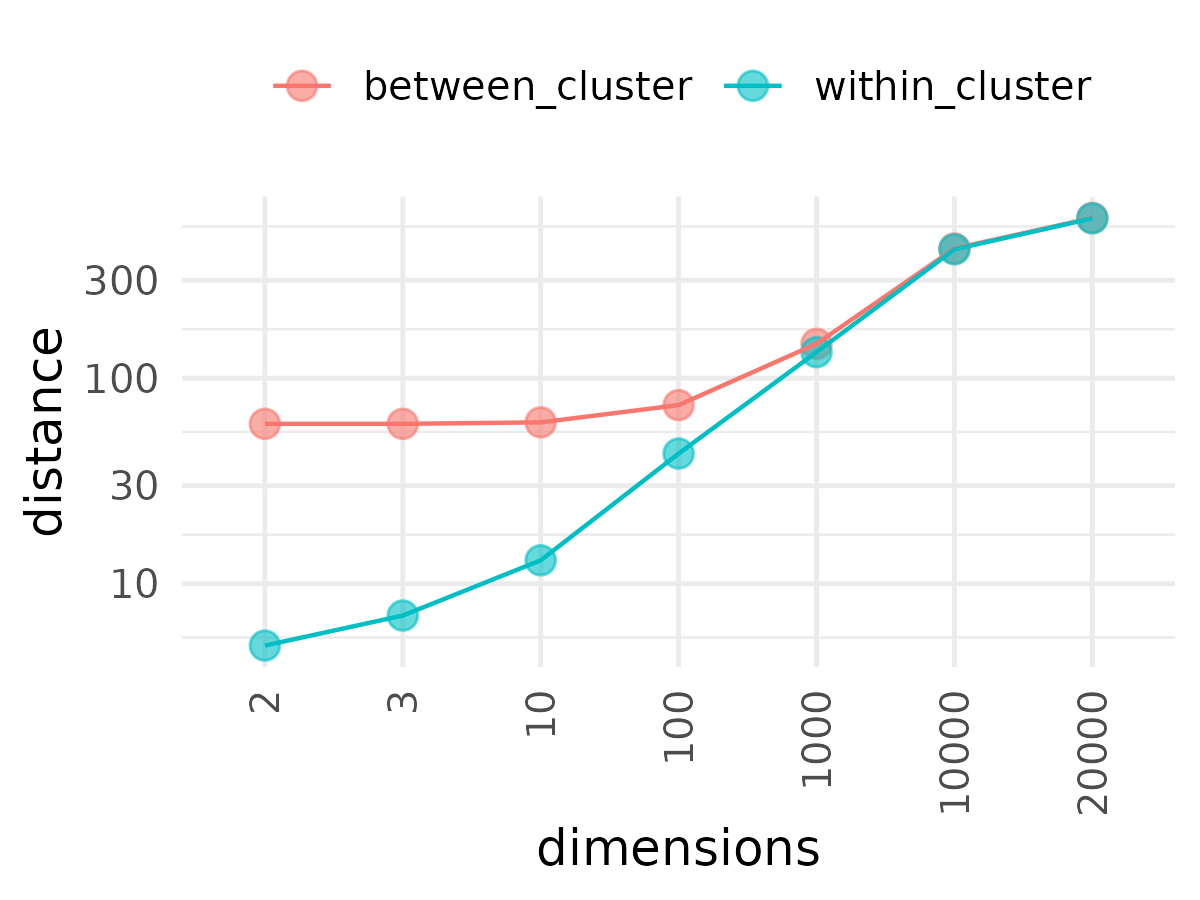

Write the R code that produced this figure.
# ----------------------------------------------------------
# Creates two plots to demonstrate the curse of dimensionality

library(dplyr)
library(tidyr)
library(ggplot2)
library(here)

# ----------------------------------------------------------
# Simulate clusters with distinctly different distances between vs within
# and interatively increase the dimensionality to show how
# the notion of distance falls apart in higher dimensions.

set.seed(42)

# Parameters
dims <- c(2, 3, 10, 100, 1000, 10000, 20000)
n_per_cluster <- 3
cluster_offset <- 60     # separation between cluster centers (in 1st dimension)
cluster_sd <- 3          # standard deviation of each cluster
n_replicates <- 100      # number of random runs per dimension

# Function to simulate two clusters and compute mean distances
simulate_two_clusters <- function(dim) {
  # Generate two Gaussian clusters
  cluster1 <- matrix(rnorm(n_per_cluster * dim, mean = 0, sd = cluster_sd),
                     n_per_cluster, dim)
  cluster2 <- matrix(rnorm(n_per_cluster * dim, mean = 0, sd = cluster_sd),
                     n_per_cluster, dim)
  
  # Offset the second cluster in the first coordinate
  cluster2[, 1] <- cluster2[, 1] + cluster_offset
  
  # Combine and label clusters
  all_points <- rbind(cluster1, cluster2)
  clusters <- rep(c("Cluster1", "Cluster2"), each = n_per_cluster)

  # Compute all pairwise distances
  pairwise <- expand_grid(i = 1:nrow(all_points), j = 1:nrow(all_points)) %>%
    filter(i < j) %>%
    mutate(
      dist = sqrt(rowSums((all_points[i, ] - all_points[j, ])^2)),
      same_cluster = clusters[i] == clusters[j]
    )
  
  # Return mean distances
  tibble(
    Mean_within = mean(pairwise$dist[pairwise$same_cluster]),
    Mean_between = mean(pairwise$dist[!pairwise$same_cluster])
  )
}

# Run simulation: 100 replicates per dimension
results <- expand_grid(Dimension = dims, Replicate = 1:n_replicates) %>%
  rowwise() %>%
  mutate(vals = list(simulate_two_clusters(Dimension))) %>%
  unnest(cols = c(vals)) %>%
  group_by(Dimension) %>%
  summarise(
    avg_dist_within_cluster = round(mean(Mean_within),0),
#    SD_within = sd(Mean_within),
    avg_dist_between_cluster = round(mean(Mean_between),0),
#    SD_between = sd(Mean_between),
    ratio = round(100 *mean(Mean_within / Mean_between),0)
  )

# Show final summary
print(results)

results %>%
  rename(between_cluster = avg_dist_between_cluster,
         within_cluster = avg_dist_within_cluster) %>% 
  mutate(dimension_f = factor(Dimension)) %>%
  select(dimension_f, between_cluster, within_cluster) %>% 
  pivot_longer(cols=-dimension_f, names_to='metric', values_to='dist') %>% 
  ggplot(aes(x = dimension_f, y = dist, group = metric, color = metric)) +
  geom_point(size=3, alpha=0.6) +
  geom_line() +
  theme_minimal(base_size = 12) + 
  theme(axis.text.x = element_text(angle = 90, vjust = 0.5, hjust=1), 
        legend.title = element_blank(), 
        legend.position = 'top') +
  labs(y='distance', x='dimensions') +
  scale_y_log10()

ggsave(filename=here('source/images/clusters_faq/curse_of_dimensionality.png'), 
       height = 3, width = 4, units = 'in')

# ----------------------------------------------------------
# Simulate a 2D cluster with distinctly different distances between vs within

#----------------
set.seed(42)

# Create two clusters of 3 points each in 2D
cluster1 <- data.frame(
  x = rnorm(3, mean = 20, sd = 3),
  y = rnorm(3, mean = 20, sd = 3),
  Cluster = "Cluster 1"
)

cluster2 <- data.frame(
  x = rnorm(3, mean = 80, sd = 3),
  y = rnorm(3, mean = 80, sd = 3),
  Cluster = "Cluster 2"
)

# Combine into one dataset
data <- rbind(cluster1, cluster2)

data$shape = ifelse(data$Cluster=='Cluster 1', 17, 15)
data
# Plot with ggplot2
p = ggplot(data, aes(x = x, y = y, color = Cluster, shape=shape)) +
  geom_point(size = 3) +
  scale_shape_identity() +
  coord_equal() +
  theme_minimal(base_size = 14) +
  theme(legend.position = "none", 
        axis.title = element_blank(), 
        axis.text=element_blank(),
        panel.border = element_rect(color = "grey", fill = NA, linewidth = 1))
p

ggsave(filename=here('source/images/clusters_faq/curse_of_dimensionality_cluster2d.png'), 
  height = 1.5, width = 1.5, units = 'in')
